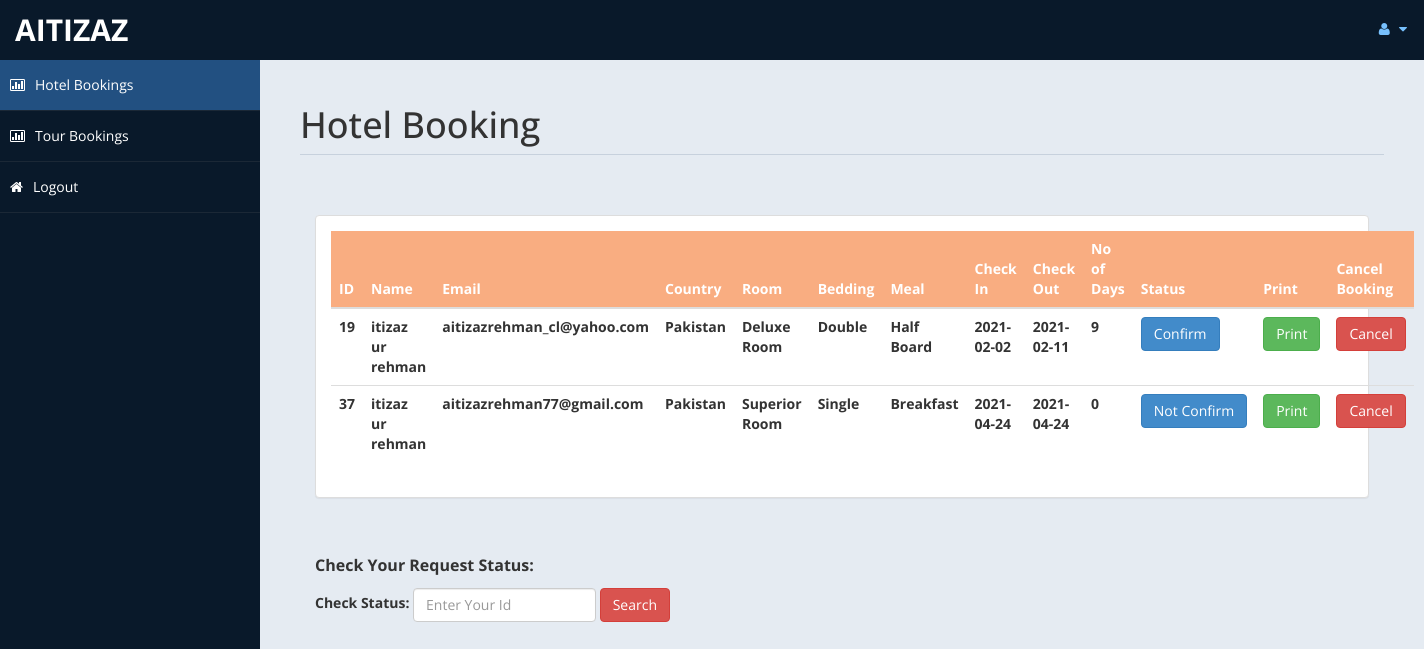
/admin/booking.php (signed in), run on the app's committed database.
### tables this page shows
CREATE TABLE `roombook` (
  `id` int(10) UNSIGNED NOT NULL,
  `Title` varchar(5) DEFAULT NULL,
  `FName` text DEFAULT NULL,
  `LName` text DEFAULT NULL,
  `Email` varchar(50) DEFAULT NULL,
  `National` varchar(30) DEFAULT NULL,
  `Country` varchar(30) DEFAULT NULL,
  `Phone` text DEFAULT NULL,
  `TRoom` varchar(20) DEFAULT NULL,
  `Bed` varchar(10) DEFAULT NULL,
  `NRoom` varchar(2) DEFAULT NULL,
  `Meal` varchar(15) DEFAULT NULL,
  `cin` date DEFAULT NULL,
  `cout` date DEFAULT NULL,
  `stat` varchar(15) DEFAULT NULL,
  `nodays` int(11) DEFAULT NULL,
  `user_id` int(20) NOT NULL
);

### admin/booking.php (the view, shortened to what this page needs)
<?php
include('db.php')
?>
<!DOCTYPE html>
<html xmlns="http://www.w3.org/1999/xhtml">
<head>
    <link href="assets/css/bootstrap.css" rel="stylesheet" />
    <link href="assets/css/font-awesome.css" rel="stylesheet" />
    <link href="assets/css/custom-styles.css" rel="stylesheet" />
</head>
<body>
    <div id="wrapper">
        <nav class="navbar navbar-default top-navbar" role="navigation">
            <div class="navbar-header">
                <a class="navbar-brand" href="reservation.php"> <?php echo $_SESSION["user_name"]; ?> </a>
            </div>
            <ul class="nav navbar-top-links navbar-right">
                <li class="dropdown">
                    <a class="dropdown-toggle" data-toggle="dropdown" href="#" aria-expanded="false">
                        <i class="fa fa-user fa-fw"></i> <i class="fa fa-caret-down"></i>
                    </a>
                </li>
            </ul>
        </nav>
        <nav class="navbar-default navbar-side" role="navigation">
            <div class="sidebar-collapse">
                <ul class="nav" id="main-menu">
                    <li>
                        <a class="active-menu"  href="booking.php"><i class="fa fa-bar-chart-o"></i>Hotel Bookings</a>
                    </li>
                    <li>
                        <a href="tour_booking.php"><i class="fa fa-bar-chart-o"></i>Tour Bookings</a>
                    </li>
                    <li>
                        <a href="../user/logout.php"><i class="fa fa-home"></i>Logout</a>
                    </li>
                    </ul>
            </div>
        </nav>
        <div id="page-wrapper" >
            <div id="page-inner">
             <div class="row">
                    <div class="col-md-12">
                        <h1 class="page-header">
                            Hotel Booking <small></small>
                        </h1>
                    </div>
             </div>
             <div id="collapseTwo" class="panel-collapse in" style="height: auto;">
                        <div class="panel-body">
                        <div class="panel panel-default">
                        <div class="panel-body">
                            <div class="table-responsive">
                                <table class="table">
                                    <thead style="background-color: #F9AD81; color: white;">
                                        <tr>
                                            <th>ID</th>
                                            <th>Name</th>
                                            <th>Email</th>
                                            <th>Country</th>
                                            <th>Room</th>
                                            <th>Bedding</th>
                                            <th>Meal</th>
                                            <th>Check In</th>
                                            <th>Check Out</th>
                                            <th>No of Days</th>
                                            <th>Status</th>
                                            <th>Print</th>
                                            <th>Cancel Booking</th>
                                        </tr>
                                    </thead>
                                    <tbody>
                                    <?php
                                    $user=$_SESSION["user_name"];
                                    $que="select * from users where user_name='$user'";
                                    $query=mysqli_query($con,$que);
                                    $row=mysqli_fetch_array($query);
                                    $id=$row["id"];
                                    $tsql = "select * from roombook where user_id='$id'";
                                    $tre = mysqli_query($con,$tsql);
                                    while($trow=mysqli_fetch_array($tre) )
                                    {
                                            echo"<tr>
                                                <th>".$trow['id']."</th>
                                                <th>".$trow['FName']." ".$trow['LName']."</th>
                                                <th>".$trow['Email']."</th>
                                                <th>".$trow['Country']."</th>
                                                <th>".$trow['TRoom']."</th>
                                                <th>".$trow['Bed']."</th>
                                                <th>".$trow['Meal']."</th>
                                                <th>".$trow['cin']."</th>
                                                <th>".$trow['cout']."</th>
                                                <th>".$trow['nodays']."</th>"
                                                ?><th><a class="btn btn-primary" role="button"><?php echo $trow['stat'];
                                                ?></a></th>
                                               <th><a class="btn btn-success" href="show.php?sid=<?php echo $trow['id']  ?>" role="button">Print</a></th>
                                               <th><a class="btn btn-danger" href="cancel_room.php?sid=<?php echo $trow['id']  ?>" role="button">Cancel</a></th>
                                                </tr>
                                                <?php
                                    }
                                    ?>
                                    </tbody>
                                </table>
                            </div>
                        </div>
                    </div>
                                        </div>
                                    </div>
 <div class="col-sm-6 mt-5  mx-3">
    <p style="font-weight: bold">Check Your Request Status:</p>
  <form action="<?php $_SERVER['PHP_SELF'] ;?>" class="mt-3 form-inline d-print-none" method="POST">
    <div class="form-group mr-3">
      <label for="checkid">Check Status: </label>
      <input type="text" placeholder="Enter Your Id" class="form-control ml-3" id="checkid" name="checkid" onkeypress="isInputNumber(event)">
    </div>
    <button type="submit" class="btn btn-danger" name="search">Search </button>
  </form>
            </div>
        </div>
    </div>
</body>
</html>

### admin/assets/css/custom-styles.css (style rules this page uses)
body { font-family: 'Open Sans', sans-serif; }
#wrapper { width: 100%; background:#09192A; }
#page-wrapper { padding: 15px 15px; min-height: 600px; background:#E5EBF2; }
#page-inner { width:100%; margin:10px 20px 10px 0px; background-color:transparent; padding:10px; min-height:1200px; }
h1, .h1, h2, .h2, h3, .h3 { margin-top: 7px; margin-bottom: -5px; }
p { font-size:16px; line-height:25px; padding-top:20px; }
.page-header { padding-bottom: 9px; margin: 10px 0 45px; border-bottom: 1px solid #C7D1DD; }
.top-navbar { margin:0px; }
.top-navbar .navbar-brand { color: #fff; width: 260px; text-align: left; height: 60px; font-size: 30px; font-weight: 700; text-transform: uppercase; line-height: 30px; }
.top-navbar .nav > li { position: relative; display: inline-block; }
.top-navbar .nav > li > a { position: relative; display: block; padding: 19px 15px; color: #77C0FD; }
.active-menu { background-color:#225081!important; }
.sidebar-collapse , .sidebar-collapse .nav { background:none; }
.sidebar-collapse .nav { padding:0; }
.sidebar-collapse .nav > li > a { color:#fff; background:transparent; text-shadow:none; }
.sidebar-collapse > .nav > li > a { padding:15px 10px; }
.sidebar-collapse > .nav > li { border-bottom: 1px solid rgba(107, 108, 109, 0.19); }
.navbar-side { border:none; background-color: transparent; }
.top-navbar { background:#09192A; border-bottom:none; }
.top-navbar .nav > li > a > i { margin-right: 2px; }
.navbar-default { border:0px solid black; }
.navbar-header { background: #09192A; }
.nav > li > a > i { margin-right:10px; }
@media (min-width:768px) { #page-wrapper { margin: 0 0 0 260px; padding: 15px 30px; min-height: 1200px; } }
@media (min-width:768px) { .navbar-side { z-index: 1; position: absolute; width: 260px; } }
@media (min-width:768px) { .navbar { border-radius: 0px; } }

### data on the page
roombook: id "19", FName "itizaz ur", LName "rehman", Email "aitizazrehman_cl@yahoo.com", Country "Pakistan", TRoom "Deluxe Room", Bed "Double", Meal "Half Board", cin "2021-02-02", cout "2021-02-11", nodays "9", stat "Confirm"
roombook: id "37", FName "itizaz ur", LName "rehman", Email "aitizazrehman77@gmail.com", Country "Pakistan", TRoom "Superior Room", Bed "Single", Meal "Breakfast", cin "2021-04-24", cout "2021-04-24", nodays "0", stat "Not Confirm"

### other printed values
$_SESSION["user_name"] "AITIZAZ"
